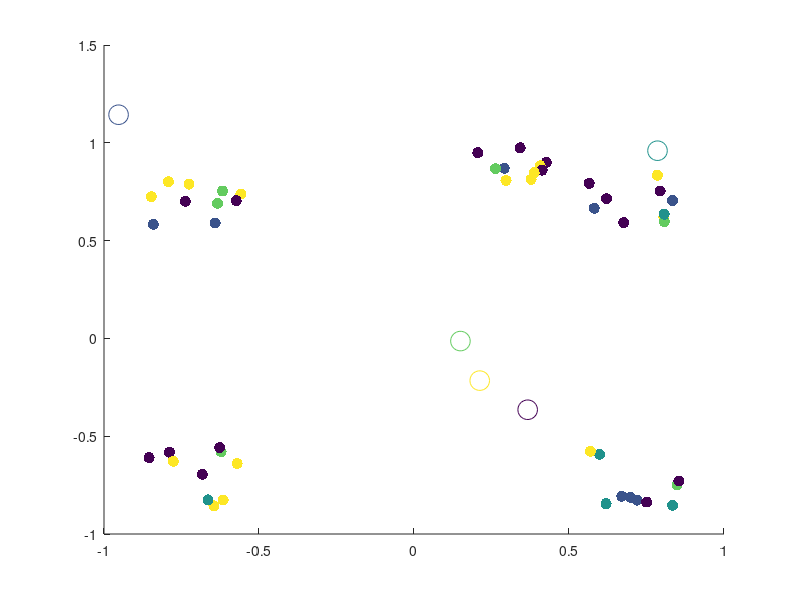

The MATLAB source for this figure: (Note: this script raises an error after producing the figure.)
%% Random Initalization
% yeet
% Topic I.6 - Alternating Minimization Scheme Algorithm for k-Means Clustering*
% 
% Clear the workspace and close all figure windows     

close all; clear all;

load Q1data.mat; 

[n,m]= size(XData); 

% Set the number of clusters (k)
k=5;

% Assign each data vector, randomly to one of the k clusters
IndexSet = randi(k,n,1);

% Plot the data
scatter(XData(:,1),XData(:,2),64,IndexSet,'filled');
hold on

% Create data structures to store the weight vectors for cluster (c), and the 
% weight vectors from the previous iteration (cPrev)
c = zeros(k,m);
cPrev = zeros(k,m);

% Randomly initialize the weight vectors so that each component is sampled from 
% the interval [-1,1]
c = -1.2 + 2.4*rand(k,m);

% Plot the initial weight vectors
scatter(c(:,1),c(:,2),200,linspace(1,k,k))
hold off
pause



%% K++ initalization 

close all; clear all; clc;
% for funsies attempt at k++ initalization 

% 100 2-dimensional points, each points is a vector! 
%hopefully this is like quakes data
load Q1data.mat


%number of clusters; 
k =4; 

[n,m]=size(XData);



[c,IndexSet]= KPlusPlusInit(XData,k);




% Plot the data
scatter(XData(:,1),XData(:,2),64,IndexSet,'filled');
hold on
scatter(c(:,1),c(:,2),200,linspace(1,k,k))
hold off

%% The Alternating Minimization Scheme
doneFlag=0;

% Keep alternating updates to weight vectors and cluster assignments until weight 
% vectors no longer change their locations

while (~doneFlag)

    % Update the weight vectors in each cluster via the centroid formula
    for i=1:k 

        % Find the indices for all data vectors currently in cluster i
        ClusterIndices = find(IndexSet==i);

        % Find the number of data vectors currently in cluster i
        NumVecsInCluster = size(ClusterIndices,1);

        % Create a data structure to store weight vector for the current
        % cluster
        c(i,:)=0; 

        % Update cluster vector using the centroid formula
        for j=1:NumVecsInCluster
            for l=1:m
                c(i,l) = c(i,l) + XData(ClusterIndices(j,1),l)/NumVecsInCluster;
            end
        end

    end

    % Plot the updated weight vectors for each cluster
    scatter(XData(:,1),XData(:,2),64,IndexSet,'filled')
    hold on
    scatter(c(:,1),c(:,2),200,linspace(1,k,k))
    %pause
    
    % Now reassign all data vectors to the closest weight vector (cluster)

    % Create a data structure to store closest weight vector for each data
    % point
    closestCluster=zeros(n,1);

    % Reassign each data vector to the new, closest cluster
    for d=1:n

        % Store the coordinates of the current data vector
        xD = XData(d,:);

        % Set the minimum distance tracker to be a very large number
        sqDistMin=1e16;

        % Find the closest weight vector (cluster) to the current data
        % vector
        for i=1:k
            sqDist = norm(c(i,:)-xD,2);

            % If the distance is less than the current min, assign the
            % current data vector to this cluster
            if sqDist<sqDistMin
                closestCluster(d)=i;
                sqDistMin=sqDist;
            end

        end
    end

    % Update the assignments of the data vectors to their new clusters
    IndexSet = closestCluster;
    
    % Plot the data and the updated weight vectors
    hold off
    scatter(XData(:,1),XData(:,2),64,IndexSet,'filled')
    hold on
    scatter(c(:,1),c(:,2),200,linspace(1,k,k))
    hold off
    %pause
    
    % Terminate the alternating scheme if the weight vectors are unaltered
    % relative to the previous iteration
    if c==cPrev
        doneFlag=1;
    else
        cPrev=c;
    end
end


%% Calculation of Overall Coherence

% computes overall coherence AFTER K-Means! 
OvCo=oaco(XData,IndexSet,c)



%% 10 initalizations

close all; clear all; clc;



% 50  2-dimensional points, each points is a vector! 
%hopefully this is like quakes data
load Q1data.mat



rng(33)

% initalization :) heh
OvCO_forkPP = zeros(1,10);
OvCO_forRand = zeros(1,10); 
% number of clusters


k=5; 


% random initalization;

for realz = 1:10
    [n,m]= size(XData);
    IndexSeti = randi(k,n,1);
    ci = -1.2 + 2.4*rand(k,m);
    
    % scatter(XData(:,1),XData(:,2),64,IndexSeti,'filled')
    %     hold on
    %     scatter(ci(:,1),ci(:,2),200,linspace(1,k,k))
    %     hold off
    %     pause 
    %     
    
    % this runs the k-means algorithim
    [IndexSetf,cf]= kmeans493(XData,k,IndexSeti,ci);
    OvCo=oaco(XData,IndexSetf,cf);
    OvCO_forRand(:,realz) = OvCo ; % this creates a vector of the overall coherence
    
    %   scatter(XData(:,1),XData(:,2),64,IndexSetf,'filled')
    %     hold on
    %     scatter(cf(:,1),cf(:,2),200,linspace(1,k,k))
    %     hold off


end 


%k++ initalization 
for realz = 1:10  

    [ci,IndexSeti]=KPlusPlusInit(XData,k);
    
    %  scatter(XData(:,1),XData(:,2),64,IndexSeti,'filled')
    %     hold on
    %     scatter(ci(:,1),ci(:,2),200,linspace(1,k,k))
    %     hold off
    %     pause 
        
        %runs k means
   
    %uses a random     scheme for intial index
    %[IndexSetf,cf]= kmeans493(XData,k,randi(k,size(XData,1),1),ci);    
    [IndexSetf,cf]= kmeans493(XData,k,IndexSeti,ci);
    
    OvCo=oaco(XData,IndexSetf,cf);
    OvCO_forkPP(:,realz) = OvCo ; 
    
    %   scatter(XData(:,1),XData(:,2),64,IndexSetf,'filled')
    %     hold on
    %     scatter(cf(:,1),cf(:,2),200,linspace(1,k,k))
    %     hold off
end 




mean(OvCO_forkPP)
mean(OvCO_forRand)



%% Elbow Method

clc; clear all; close all; 

load Q1data.mat

suck =8; 
initalz =5; 

% rows is number of initlizations we use, coloumns is values of k 
% for each initilization scheme
mat2PlotKPP = zeros(initalz,suck); 
mat2PlotRand =zeros(initalz,suck); 

for k=1:suck
   
    
    for realz = 1:initalz

    [ci,IndexSeti]=KPlusPlusInit(XData,k);
        
        %runs k means
        
    [IndexSetf,cf]= kmeans493(XData,k,IndexSeti,ci);
    
    OvCo=oaco(XData,IndexSetf,cf);
    mat2PlotKPP(realz,k) = OvCo; 
    end 
    
    
    
     for realz = 1:initalz

    [n,m]= size(XData);
    IndexSeti = randi(k,n,1);
    ci = -1.2 + 2.4*rand(k,m);
        
        %runs k means
        
    [IndexSetf,cf]= kmeans493(XData,k,IndexSeti,ci);
    
    OvCo=oaco(XData,IndexSetf,cf);
    mat2PlotRand(realz,k) = OvCo; 
     end 
    
    
    
end 



subplot(1,2,1)
for iter = 1:5
    plot(1:suck, mat2PlotKPP(iter,:),'LineWidth',1.5,'Marker',"*",'LineStyle','--')
    hold on;
    title('Elbow Plot for K++ Initalization')
    xlabel('Number of Clusters (k)')
    ylabel('Overall Coherence y')
    %rectangle('Position',[4-1 7-1 1 1],'Curvature',[.5 .5]) 
    %legend('Realiz 1','Realiz 4','Realiz 3','Realiz 4','Realiz 5')
    grid on;
end 



hold on; 

subplot(1,2,2)
for iter = 1:5
    plot(1:suck, mat2PlotRand(iter,:),'LineWidth',1.5,'Marker',"*",'LineStyle','--')
     hold on;
    title('Elbow Plot for Random Initalization')
    xlabel('Number of Clusters (k)')
    ylabel('Overall Coherence y')
    legend('Realiz 1','Realiz 4','Realiz 3','Realiz 4','Realiz 5')
    grid on;
end 




%% MNIST PART 3

close all; 
numim = 100; % number of images
% use parts of Haider Code to extract data frame from 100 images 
% 400 cols for 20 x 20 pizels 

%ovco badd at large k FYI

[XDataM ,labels2test]= DatHaider(numim);

% use k = 6 from jamie elbow! 
k_fromelbow=6;
    

%initalizes and does kmeans 
[c,IndexSeti]=KPlusPlusInit(XDataM,k_fromelbow,42);
[IndexSetf, cf] = kmeans493(XDataM,k_fromelbow,IndexSeti,c);

% for the  cluster we...
for val_k= 1:k_fromelbow 

    figure(val_k)    

    str = sprintf('Images associated with Cluster %d', val_k);



% look at all the points in this cluster from k means 
    for i=1:sum(IndexSetf==val_k)
       % creates the rows and coloumns for images in a cluster
        rows_img = round(numim/10);
        cols_img = round(numim/10);
       %creates a subplot for a certain cluster k
       subplot(rows_img,cols_img,i)
       title(str)
       %and shows all the images associated with that cluster
       Cluster_image = XDataM(IndexSetf==val_k,:);
       currImg = reshape(Cluster_image(i,:),[20,20]);
       imshow(currImg,'InitialMagnification',1000) 
    end
    
    
% cluster 1 is 1     
% cluster 2 is zero 
% cluster 3 is 3
% cluster 4 is 2 
% cluster 5 is 4  
% cluster 6 is 0


end 

%% Success score

% done with my eyeball 
% we see the number that occurs the most in each figure!
ClusterMostOccurNum = [1 0 3 2 4 0];


expLabs = zeros(100,1); 

for val_k = 1:k_fromelbow
    WhereImagesR=IndexSetf==val_k;
    expLabs = ClusterMostOccurNum(val_k).*(WhereImagesR)+expLabs ;
end 


SucScore = sum(expLabs == labels2test)/100;

SucScore*100;

%% Bonus Part


BonusSuck = 10; 

  
numim = 100; % number of images
% use parts of Haider Code to extract data frame from 100 images 
% 400 cols for 20 x 20 pizels 

%ovco badd at large k FYI

[XDataM ,labels2test]= DatHaider(numim);

SucScoresforAll = zeros(1,8);

for k_to_test =3:BonusSuck
    


        %initalizes and does kmeans 
        [c,IndexSeti]=KPlusPlusInit(XDataM,k_to_test,42);
        [IndexSetf, cf] = kmeans493(XDataM,k_to_test,IndexSeti,c);
        
        
        MostOccurNum = zeros(1,k_to_test);
        
        % for the  cluster we...
        for val_k= 1:k_to_test
         % computes the number 
         MostOccurNum(val_k)  =  mode(labels2test(IndexSetf==val_k));
        end 

        
        expLabs = zeros(100,1); 

        for val_k = 1:k_to_test
            WhereImagesR=IndexSetf==val_k;
            expLabs = MostOccurNum(val_k).*(WhereImagesR)+expLabs ;
        end 

        % computes the success score!
        SucScore = sum(expLabs == labels2test)/100;

        SucScoresforAll(val_k-2)= SucScore; 
        
end 


figure;
psuc = plot(3:BonusSuck,SucScoresforAll,'*-')
